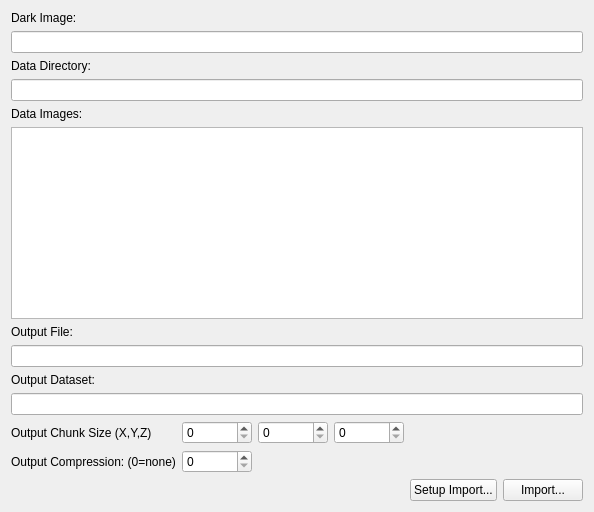
       <widget class="QWidget" name="m_ImportTab">
        <attribute name="title">
         <string>Import</string>
        </attribute>
        <layout class="QGridLayout" name="gridLayout_5">
         <item row="0" column="0" colspan="2">
          <widget class="QLabel" name="label_4">
           <property name="text">
            <string>Dark Image:</string>
           </property>
          </widget>
         </item>
         <item row="1" column="0" colspan="6">
          <widget class="QLineEdit" name="m_ImportDarkImagePath">
           <property name="readOnly">
            <bool>true</bool>
           </property>
          </widget>
         </item>
         <item row="2" column="0" colspan="2">
          <widget class="QLabel" name="label_8">
           <property name="text">
            <string>Data Directory:</string>
           </property>
          </widget>
         </item>
         <item row="3" column="0" colspan="6">
          <widget class="QLineEdit" name="m_ImportDataDirectory">
           <property name="readOnly">
            <bool>true</bool>
           </property>
          </widget>
         </item>
         <item row="4" column="0" colspan="2">
          <widget class="QLabel" name="label_9">
           <property name="text">
            <string>Data Images:</string>
           </property>
          </widget>
         </item>
         <item row="5" column="0" colspan="6">
          <widget class="QListWidget" name="m_ImportDataImages"/>
         </item>
         <item row="6" column="0" colspan="2">
          <widget class="QLabel" name="label_6">
           <property name="text">
            <string>Output File:</string>
           </property>
          </widget>
         </item>
         <item row="7" column="0" colspan="6">
          <widget class="QLineEdit" name="m_ImportOutputPath">
           <property name="readOnly">
            <bool>true</bool>
           </property>
          </widget>
         </item>
         <item row="8" column="0" colspan="2">
          <widget class="QLabel" name="label_7">
           <property name="text">
            <string>Output Dataset:</string>
           </property>
          </widget>
         </item>
         <item row="9" column="0" colspan="6">
          <widget class="QLineEdit" name="m_ImportOutputDataset">
           <property name="readOnly">
            <bool>true</bool>
           </property>
          </widget>
         </item>
         <item row="10" column="0">
          <widget class="QLabel" name="label_10">
           <property name="text">
            <string>Output Chunk Size (X,Y,Z)</string>
           </property>
          </widget>
         </item>
         <item row="10" column="1">
          <widget class="QSpinBox" name="m_ImportOutputChunkX">
           <property name="toolTip">
            <string>Output HDF Chunk Size in X</string>
           </property>
           <property name="readOnly">
            <bool>false</bool>
           </property>
           <property name="maximum">
            <number>999999</number>
           </property>
          </widget>
         </item>
         <item row="11" column="0">
          <widget class="QLabel" name="label_11">
           <property name="text">
            <string>Output Compression: (0=none)</string>
           </property>
          </widget>
         </item>
         <item row="11" column="1">
          <widget class="QSpinBox" name="m_ImportOutputCompression">
           <property name="toolTip">
            <string>Output HDF Chunk Size in X</string>
           </property>
           <property name="readOnly">
            <bool>false</bool>
           </property>
           <property name="maximum">
            <number>999999</number>
           </property>
          </widget>
         </item>
         <item row="10" column="2">
          <widget class="QSpinBox" name="m_ImportOutputChunkY">
           <property name="toolTip">
            <string>Output HDF Chunk Size in Y</string>
           </property>
           <property name="readOnly">
            <bool>false</bool>
           </property>
           <property name="maximum">
            <number>999999</number>
           </property>
          </widget>
         </item>
         <item row="10" column="3">
          <widget class="QSpinBox" name="m_ImportOutputChunkZ">
           <property name="toolTip">
            <string>Output HDF Chunk Size in Z</string>
           </property>
           <property name="readOnly">
            <bool>false</bool>
           </property>
           <property name="maximum">
            <number>999999</number>
           </property>
          </widget>
         </item>
         <item row="12" column="5">
          <widget class="QPushButton" name="m_ImportButton">
           <property name="text">
            <string>Import...</string>
           </property>
          </widget>
         </item>
         <item row="12" column="4">
          <widget class="QPushButton" name="m_SetupImportButton">
           <property name="text">
            <string>Setup Import...</string>
           </property>
          </widget>
         </item>
         <item row="12" column="0" colspan="4">
          <spacer name="horizontalSpacer_2">
           <property name="orientation">
            <enum>Qt::Horizontal</enum>
           </property>
           <property name="sizeHint" stdset="0">
            <size>
             <width>393</width>
             <height>20</height>
            </size>
           </property>
          </spacer>
         </item>
        </layout>
       </widget>
